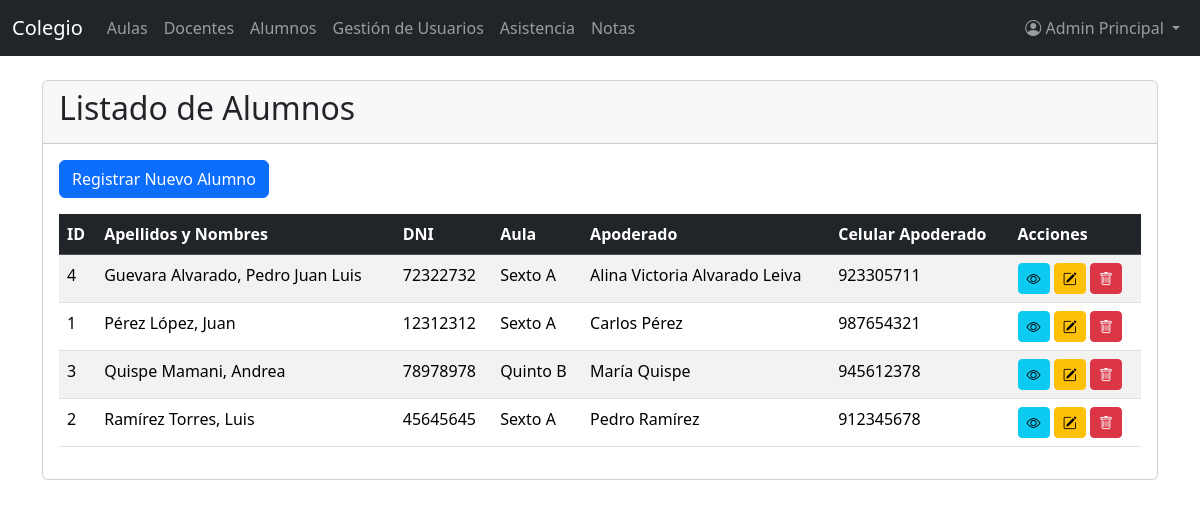
The app's page /index.php?controller=alumno&action=index (signed in) with its own data.
### tables this page shows
CREATE TABLE `alumnos` (
  `id` int(11) NOT NULL,
  `tipo_documento` varchar(20) DEFAULT NULL,
  `dni` varchar(20) DEFAULT NULL,
  `nombres` varchar(100) DEFAULT NULL,
  `apellido_paterno` varchar(100) DEFAULT NULL,
  `apellido_materno` varchar(100) DEFAULT NULL,
  `fecha_nacimiento` date DEFAULT NULL,
  `direccion` varchar(150) DEFAULT NULL,
  `padre` varchar(100) DEFAULT NULL,
  `madre` varchar(100) DEFAULT NULL,
  `apoderado` varchar(100) DEFAULT NULL,
  `celular_apoderado` varchar(20) DEFAULT NULL,
  `fecha_ingreso` date DEFAULT NULL,
  `grupo_id` int(11) DEFAULT NULL,
  `nota_ponderada` decimal(5,2) DEFAULT NULL
);

CREATE TABLE `grados` (
  `id` int(11) NOT NULL,
  `nombre` varchar(20) DEFAULT NULL
);

CREATE TABLE `secciones` (
  `id` int(11) NOT NULL,
  `nombre` varchar(5) DEFAULT NULL
);

### controllers/AlumnoController.php (called while the page is built, shortened)
<?php
class AlumnoController {
    public function index() {
        include_once 'models/Alumno.php';
        $database = new Database();
        $db = $database->connect();
        $alumno = new Alumno($db);
        $stmt = null;
        if (isset($_SESSION['user_role']) && $_SESSION['user_role'] === 'DOCENTE' && isset($_SESSION['docente_id'])) {
            $stmt = $alumno->readByDocente($_SESSION['docente_id']);
        } else {
            $stmt = $alumno->read();
        }
        $alumnos = $stmt->fetchAll(PDO::FETCH_ASSOC);
        include_once 'views/alumnos/index.php';
    }
}
?>

### models/Alumno.php (called while the page is built, shortened)
<?php
class Alumno {
    private $conn;
    private $table = 'alumnos';
    public function __construct($db) {
        $this->conn = $db;
    }
    public function read() {
        $query = 'SELECT
            a.id,
            a.tipo_documento,
            a.dni,
            a.nombres,
            a.apellido_paterno,
            a.apellido_materno,
            a.fecha_nacimiento,
            a.direccion,
            a.padre,
            a.madre,
            a.apoderado,
            a.celular_apoderado,
            a.fecha_ingreso,
            g.id as grupo_id,
            gr.nombre as grado,
            s.nombre as seccion,
            an.nombre as anio,
            d.nombres as docente_nombres,
            d.apellido_paterno as docente_apellido_paterno
        FROM
            ' . $this->table . ' a
        LEFT JOIN
            grupos g ON a.grupo_id = g.id
        LEFT JOIN
            grados gr ON g.grado_id = gr.id
        LEFT JOIN
            secciones s ON g.seccion_id = s.id
        LEFT JOIN
            anios an ON g.anio_id = an.id
        LEFT JOIN
            docentes d ON g.docente_id = d.id
        ORDER BY
            a.apellido_paterno ASC';
        $stmt = $this->conn->prepare($query);
        $stmt->execute();
        return $stmt;
    }
}
?>

### views/alumnos/index.php (the view, shortened to what this page needs)
<?php include_once 'views/layout/header.php'; ?>
<div class="card">
    <div class="card-header">
        <h2 class="card-title">Listado de Alumnos</h2>
    </div>
    <div class="card-body">
        <?php if (isset($_SESSION['user_role']) && $_SESSION['user_role'] === 'ADMIN'): ?>
            <a href="index.php?controller=alumno&action=create" class="btn btn-primary mb-3">Registrar Nuevo Alumno</a>
        <?php endif; ?>
        <div class="table-responsive">
            <table class="table table-striped table-hover">
                <thead class="table-dark">
                    <tr>
                        <th>ID</th>
                        <th>Apellidos y Nombres</th>
                        <th>DNI</th>
                        <th>Aula</th>
                        <th>Apoderado</th>
                        <th>Celular Apoderado</th>
                        <?php if (isset($_SESSION['user_role']) && $_SESSION['user_role'] === 'ADMIN'): ?>
                            <th>Acciones</th>
                        <?php endif; ?>
                    </tr>
                </thead>
                <tbody>
                    <?php if (!empty($alumnos)): ?>
                        <?php foreach ($alumnos as $alumno): ?>
                            <tr>
                                <td><?php echo htmlspecialchars($alumno['id']); ?></td>
                                <td><?php echo htmlspecialchars($alumno['apellido_paterno'] . ' ' . $alumno['apellido_materno'] . ', ' . $alumno['nombres']); ?></td>
                                <td><?php echo htmlspecialchars($alumno['dni']); ?></td>
                                <td><?php echo htmlspecialchars($alumno['grado'] . ' ' . $alumno['seccion']); ?></td>
                                <td><?php echo htmlspecialchars($alumno['apoderado']); ?></td>
                                <td><?php echo htmlspecialchars($alumno['celular_apoderado']); ?></td>
                                <?php if (isset($_SESSION['user_role']) && $_SESSION['user_role'] === 'ADMIN'): ?>
                                    <td>
                                        <a href="index.php?controller=alumno&action=show&id=<?php echo htmlspecialchars($alumno['id']); ?>" class="btn btn-info btn-sm"><i class="bi bi-eye"></i></a>
                                        <a href="index.php?controller=alumno&action=edit&id=<?php echo htmlspecialchars($alumno['id']); ?>" class="btn btn-warning btn-sm"><i class="bi bi-pencil-square"></i></a>
                                        <a href="index.php?controller=alumno&action=delete&id=<?php echo htmlspecialchars($alumno['id']); ?>" class="btn btn-danger btn-sm btn-delete-alumno"><i class="bi bi-trash"></i></a>
                                    </td>
                                <?php endif; ?>
                            </tr>
                        <?php endforeach; ?>
                    <?php else: ?>
                        <tr>
                            <td colspan="<?php echo (isset($_SESSION['user_role']) && $_SESSION['user_role'] === 'ADMIN') ? '7' : '6'; ?>" class="text-center">No hay alumnos registrados.</td>
                        </tr>
                    <?php endif; ?>
                </tbody>
            </table>
        </div>
    </div>
</div>
<?php include_once 'views/layout/footer.php'; ?>

### records on screen
alumnos: id "4", apellido_paterno+apellido_materno+nombres "Guevara Alvarado, Pedro Juan Luis", dni "72322732", grados.nombre "Sexto A", apoderado "Alina Victoria Alvarado Leiva", celular_apoderado "923305711"
alumnos: id "1", apellido_paterno+apellido_materno+nombres "Pérez López, Juan", dni "12312312", grados.nombre "Sexto A", apoderado "Carlos Pérez", celular_apoderado "987654321"
alumnos: id "3", apellido_paterno+apellido_materno+nombres "Quispe Mamani, Andrea", dni "78978978", grados.nombre "Quinto B", apoderado "María Quispe", celular_apoderado "945612378"
alumnos: id "2", apellido_paterno+apellido_materno+nombres "Ramírez Torres, Luis", dni "45645645", grados.nombre "Sexto A", apoderado "Pedro Ramírez", celular_apoderado "912345678"

### other values on screen
$_SESSION['user_name'] "Admin Principal"
